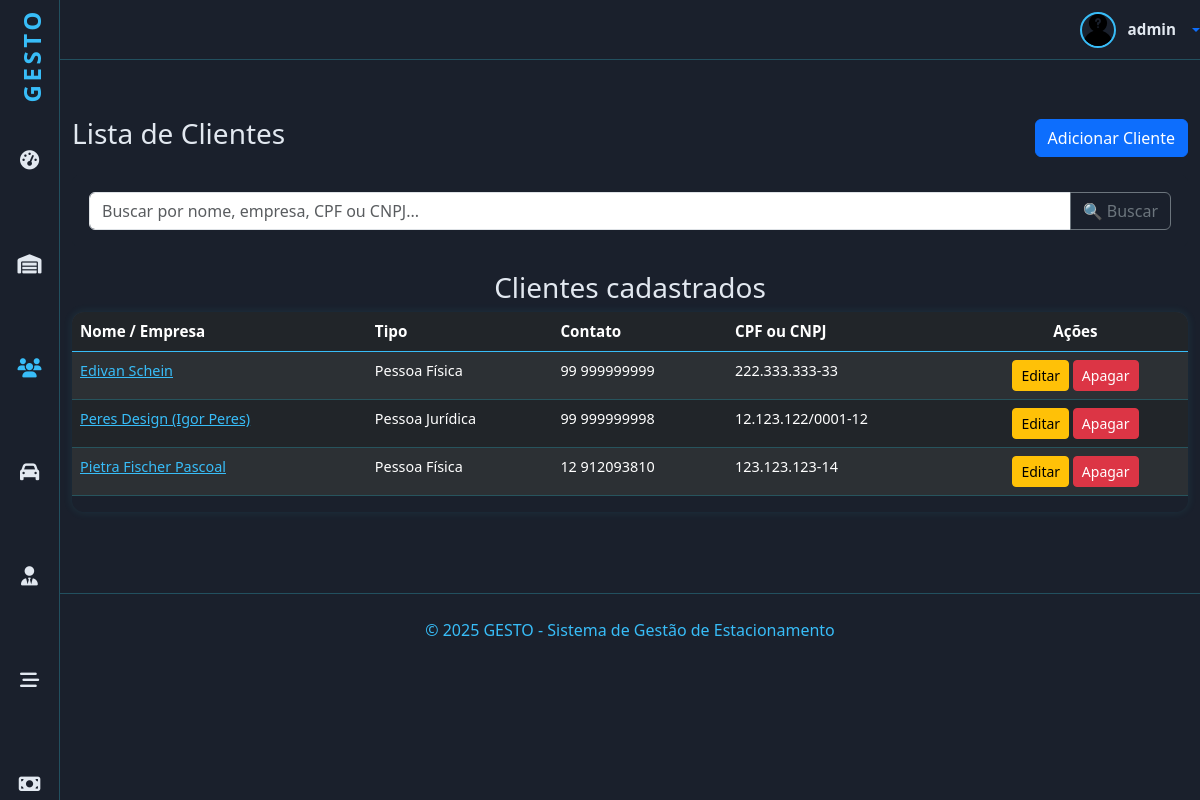
Page /clientes/clientes/ (signed in) on the committed database.
### clientes/models.py (models this page shows, shortened)
class Pessoa(models.Model):
    nome = models.CharField('Nome', max_length=50, help_text='Nome completo')
    fone = models.CharField('Fone', max_length=12, help_text='Número de telefone (Apenas números)', unique=True)
    email = models.EmailField('E-mail', max_length=100, help_text='E-mail', unique=True)
    endereco = models.CharField('Endereço', max_length=300, help_text='Endereço completo')
    foto = StdImageField('Foto', upload_to='static/pessoas', delete_orphans=True, null=True, blank=True)
    class Meta:
        abstract = True

class ClienteGeral(Pessoa):
    TIPO_CLIENTE_CHOICES = (
        ('PF', 'Pessoa Física'),
        ('PJ', 'Pessoa Jurídica'),
    )
    tipo_cliente = models.CharField('Tipo de Cliente', max_length=2, choices=TIPO_CLIENTE_CHOICES)
    cpf = models.CharField('CPF ', max_length=14, unique=True, null=True, blank=True)
    data_nascimento = models.DateField('Data de Nascimento', null=True, blank=True)
    empresa = models.CharField('Nome da Empresa', max_length=100, null=True, blank=True)
    cnpj = models.CharField('CNPJ (Apenas números)', max_length=18, unique=True, null=True, blank=True)
    class Meta:
        verbose_name = 'Cliente'
        verbose_name_plural = 'Clientes'
        ordering = [Upper('nome'), Upper('empresa')]
    def __str__(self):
        if self.tipo_cliente == 'PJ' and self.empresa:
            return f'{self.empresa} ({self.nome})'
        return self.nome

### clientes/views.py (the view, shortened to what this page needs)
# urls.py: path('clientes/', ClienteListView.as_view(), name='clientes'),
class ClienteListView(PermissionRequiredMixin, ListView):
    permission_required = 'clientes.view_clientegeral'
    model = ClienteGeral
    template_name = 'clientes.html'
    context_object_name = 'clientes'
    paginate_by = 5
    def get_queryset(self):
        qs = super().get_queryset()
        buscar = self.request.GET.get('buscar')
        return qs

### clientes/templates/clientes.html (shortened to what this page needs)
{% extends 'principal.html' %}
{% load django_bootstrap5 %}
{% block content %}
<div id="dados" class="container">
    <div class="d-flex justify-content-between align-items-center mt-4 mb-3">
        <h3>Lista de Clientes</h3>
        <a href="{% url 'cliente_adicionar' %}" class="btn btn-primary">Adicionar Cliente</a>
    </div>
    <div class="card card-body mb-4" id="search">
        <form method="get" action="">
            <div class="input-group">
                <input class="form-control" type="text" name="buscar" value="{{ request.GET.buscar }}"
                       placeholder="Buscar por nome, empresa, CPF ou CNPJ...">
                <button type="submit" class="btn btn-outline-secondary">🔍 Buscar</button>
            </div>
        </form>
    </div>
    {% if clientes %}
    <div class="card-body">
        <h3 class="text-center">Clientes cadastrados</h3>
        <div class="table-responsive">
            <table class="table table-striped table-dark">
                <thead>
                <tr>
                    <th>Nome / Empresa</th>
                    <th>Tipo</th>
                    <th>Contato</th>
                    <th>CPF ou CNPJ</th>
                    <th class="text-center">Ações</th>
                </tr>
                </thead>
                <tbody>
                {% for cliente in clientes %}
                <tr>
                    <td>
                        <a href="#" data-bs-toggle="modal" id="link-modal"
                           data-bs-target="#modal-cliente-{{ cliente.id }}">
                            {{ cliente }}
                        </a>
                    </td>
                    <td>{{ cliente.get_tipo_cliente_display }}</td>
                    <td>{{ cliente.fone }}</td>
                    <td>{% if cliente.tipo_cliente == 'PF' %}{{ cliente.cpf }}{% else %}{{ cliente.cnpj }}{% endif %}</td>
                    <td class="text-center">
                        <a href="{% url 'cliente_editar' cliente.pk %}" class="btn btn-sm btn-warning">Editar</a>
                        <a href="{% url 'cliente_apagar' cliente.pk %}" class="btn btn-sm btn-danger">Apagar</a>
                    </td>
                </tr>
                {% endfor %}
                </tbody>
            </table>
        </div>
    </div>
    {% else %}
    <div class="alert alert-warning text-center mt-4">Nenhum cliente encontrado.</div>
    {% endif %}
</div>
{% endblock %}

### home/templates/principal.html (shortened to what this page needs)
<!doctype html>
{% load static %}
{% load django_bootstrap5 %}
<html lang="pt-br">
<head>
    {% block head %}
    {% include "head.html" %}
    {% endblock %}
</head>
<body>
<header id="header-top" role="banner" aria-label="Cabeçalho superior">
    <div class="dropdown">
        <a href="#" class="user-profile text-decoration-none dropdown-toggle" data-bs-toggle="dropdown"
           aria-expanded="false">
            {% if user.is_authenticated %}
                {% if user.funcionario.foto %}
                    <img src="{{ user.funcionario.foto.url }}" alt="Avatar do utilizador"/>
                {% else %}
                    <img src="{% static 'img/desconhecido.png' %}" alt="Avatar do utilizador"/>
                {% endif %}
                <span>{{ user.username }}</span>
            {% else %}
                <i class="fas fa-sign-in-alt me-2"></i>
                <span>Acesso</span>
            {% endif %}
        </a>
    </div>
</header>
{% if request.user.is_authenticated %}
    <nav id="sidebar" aria-label="Menu principal">
        <div class="logo" aria-label="Logo GESTO">
            <a href="{% url 'index' %}"
               class="nav-link {% if request.resolver_match.url_name == 'index' %}active{% endif %}">GESTO</a>
        </div>
        <div data-bs-spy="scroll"  data-bs-offset="0" data-bs-smooth-scroll="true" class="scrollspy" tabindex="0">
      <ul class="nav flex-column" role="menu" aria-label="Navegação principal">
            <li class="nav-item" role="none">
                <a href="{% url 'index' %}"
                   class="nav-link {% if request.resolver_match.url_name == 'index' %}active{% endif %}">
                    <i class="fa-solid fa-gauge-high" aria-hidden="true"></i>
                </a>
            </li>
            <li class="nav-item" role="none">
                <a href="{% url 'estadias' %}"
                   class="nav-link {% if request.resolver_match.url_name == 'estadias' %}active{% endif %}">
                    <i class="fa-solid fa-warehouse" aria-hidden="true"></i>
                </a>
            </li>
            <li class="nav-item" role="none">
                <a href="{% url 'clientes' %}"
                   class="nav-link {% if request.resolver_match.url_name == 'clientes' %}active{% endif %}">
                    <i class="fas fa-users"></i>
                </a>
            </li>
            <li class="nav-item" role="none">
                <a href="{% url 'veiculos' %}"
                   class="nav-link {% if request.resolver_match.url_name == 'veiculos' %}active{% endif %}">
                    <i class="fas fa-car" aria-hidden="true"></i>
                </a>
            </li>
           <li class="nav-item" role="none">
                <a href="{% url 'funcionarios' %}"
                   class="nav-link {% if request.resolver_match.url_name == 'funcionarios' %}active{% endif %}">
                    <i class="fas fa-user-tie" aria-hidden="true"></i>
                </a>
            </li>
            <li class="nav-item" role="none">
                <a href="{% url 'vagas' %}"
                   class="nav-link {% if request.resolver_match.url_name == 'vagas' %}active{% endif %}">
                    <i class="fas fa-stream" aria-hidden="true"></i>
                </a>
            </li>
            <li class="nav-item" role="none">
                <a href="{% url 'valores' %}"
                   class="nav-link {% if request.resolver_match.url_name == 'valores' %}active{% endif %}">
                    <i class="fa-solid fa-money-bill" aria-hidden="true"></i>
                </a>
            </li>
        </ul>
    </div>
    </nav>
{% endif %}
{% block content %}{% endblock %}
{% block footer %}
{% include "footer.html" %}
{% endblock %}
</body>
</html>

### home/templates/head.html (style rules this page uses)
:root { --bg-primary: #1a202c; --bg-card: #2d3748; --text-primary: #e2e8f0; --highlight: #38bdf8; --border-subtle: rgba(56, 223, 248, 0.25); --table-row-alt: #374151; }
.scrollspy { position: relative; height: 100vh; margin-top: .5rem; overflow: auto; -ms-overflow-style: none; scrollbar-width: none; }
body { background-color: var(--bg-primary); color: var(--text-primary); font-family: "Segoe UI", Tahoma, Geneva, Verdana, sans-serif; min-height: 100vh; overflow-x: hidden; margin-left: 5%; }
#search { background-color: var(--bg-primary); border-color:var(--bg-primary); }
#dados { margin-top: 5%; margin-bottom: 5%; }
#sidebar { background-color: var(--bg-primary); min-height: 100vh; width: 5%; position: fixed; top: 0; left: 0; padding-top: 0.5rem; display: flex; flex-direction: column; align-items: center; border-right: 1px solid var(--border-subtle); z-index: 1030; transition: 0.7s ease-out; margin-bottom: 10%; }
#sidebar .logo { font-weight: 700; font-size: 1.5rem; color: var(--highlight); margin-bottom: 2rem; user-select: none; writing-mode: vertical-rl; transform: rotate(180deg); letter-spacing: 0.15em; text-align: center; width: 32px; }
#sidebar ul.nav { list-style: none; padding: 0; margin: 0; width: 100%; margin-bottom: 10%; padding-bottom: 30%; }
#link-modal { color: var(--highlight); }
#sidebar ul.nav li { width: 100%; margin-bottom: 1.5rem; text-align: center; }
#sidebar ul.nav li a { color: var(--text-primary); font-size: 1.2rem; display: block; width: 100%; padding: 0.2rem 0; transition: color 0.3s; position: relative; }
#sidebar ul.nav li a:hover, #sidebar ul.nav li a.active { color: var(--highlight); }
#header-top { height: 60px; border-bottom: 1px solid var(--border-subtle); display: flex; align-items: center; justify-content: flex-end; gap: 1.5rem; margin-bottom: 2rem; color: var(--text-primary); }
#header-top .user-profile { display: flex; align-items: center; gap: 0.75rem; cursor: pointer; user-select: none; }
#header-top .user-profile img { width: 36px; height: 36px; border-radius: 50%; border: 2px solid var(--highlight); object-fit: cover; }
#header-top .user-profile span { font-weight: 600; font-size: 0.95rem; color: var(--text-primary); white-space: nowrap; }
.table-responsive { border-radius: 0.75rem; overflow: hidden; box-shadow: 0 0 10px rgba(56, 223, 248, 0.1); }
table { width: 100%; border-collapse: separate; border-spacing: 0; color: var(--text-primary); user-select: none; }
thead tr { background-color: var(--bg-card); border-bottom: 2px solid var(--highlight); }
thead th { padding: 0.75rem 1.25rem; font-weight: 700; font-size: 0.95rem; text-align: left; color: var(--highlight); user-select: none; }
tbody tr { background-color: var(--bg-card); border-bottom: 1px solid var(--border-subtle); transition: background-color 0.3s ease; }
tbody tr:nth-child(even) { background-color: var(--table-row-alt); }
tbody td { padding: 0.75rem 1.25rem; font-size: 0.9rem;  }

### rows in the picture
ClienteGeral: tipo_cliente+nome "Edivan Schein", tipo_cliente "Pessoa Física", fone "99 999999999", cpf "222.333.333-33"
ClienteGeral: tipo_cliente+empresa+nome "Peres Design (Igor Peres)", tipo_cliente "Pessoa Jurídica", fone "99 999999998", cnpj "12.123.122/0001-12"
ClienteGeral: tipo_cliente+nome "Pietra Fischer Pascoal", tipo_cliente "Pessoa Física", fone "12 912093810", cpf "123.123.123-14"

### other values in the picture
{{ user.username }} "admin"
